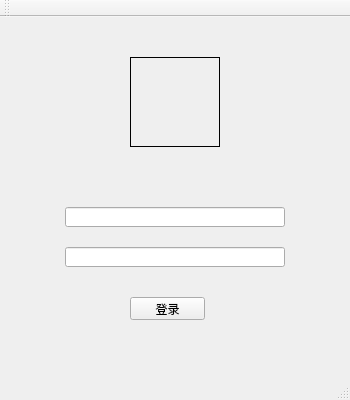
<?xml version="1.0" encoding="UTF-8"?>
<ui version="4.0">
 <class>LoginViewClass</class>
 <widget class="QMainWindow" name="LoginViewClass">
  <property name="geometry">
   <rect>
    <x>0</x>
    <y>0</y>
    <width>350</width>
    <height>400</height>
   </rect>
  </property>
  <property name="windowTitle">
   <string>登录</string>
  </property>
  <property name="windowOpacity">
   <double>0.900000000000000</double>
  </property>
  <widget class="QWidget" name="centralWidget">
   <widget class="QPushButton" name="login_button">
    <property name="geometry">
     <rect>
      <x>130</x>
      <y>280</y>
      <width>75</width>
      <height>23</height>
     </rect>
    </property>
    <property name="text">
     <string>登录</string>
    </property>
   </widget>
   <widget class="QLineEdit" name="mima_input">
    <property name="geometry">
     <rect>
      <x>65</x>
      <y>230</y>
      <width>220</width>
      <height>20</height>
     </rect>
    </property>
   </widget>
   <widget class="QLineEdit" name="yhm_input">
    <property name="geometry">
     <rect>
      <x>65</x>
      <y>190</y>
      <width>220</width>
      <height>20</height>
     </rect>
    </property>
   </widget>
   <widget class="QLabel" name="label">
    <property name="geometry">
     <rect>
      <x>130</x>
      <y>40</y>
      <width>90</width>
      <height>90</height>
     </rect>
    </property>
    <property name="frameShape">
     <enum>QFrame::Panel</enum>
    </property>
    <property name="text">
     <string/>
    </property>
   </widget>
  </widget>
  <widget class="QToolBar" name="mainToolBar">
   <attribute name="toolBarArea">
    <enum>TopToolBarArea</enum>
   </attribute>
   <attribute name="toolBarBreak">
    <bool>false</bool>
   </attribute>
  </widget>
  <widget class="QStatusBar" name="statusBar"/>
 </widget>
 <layoutdefault spacing="6" margin="11"/>
 <resources>
  <include location="LoginView.qrc"/>
 </resources>
 <connections/>
</ui>
